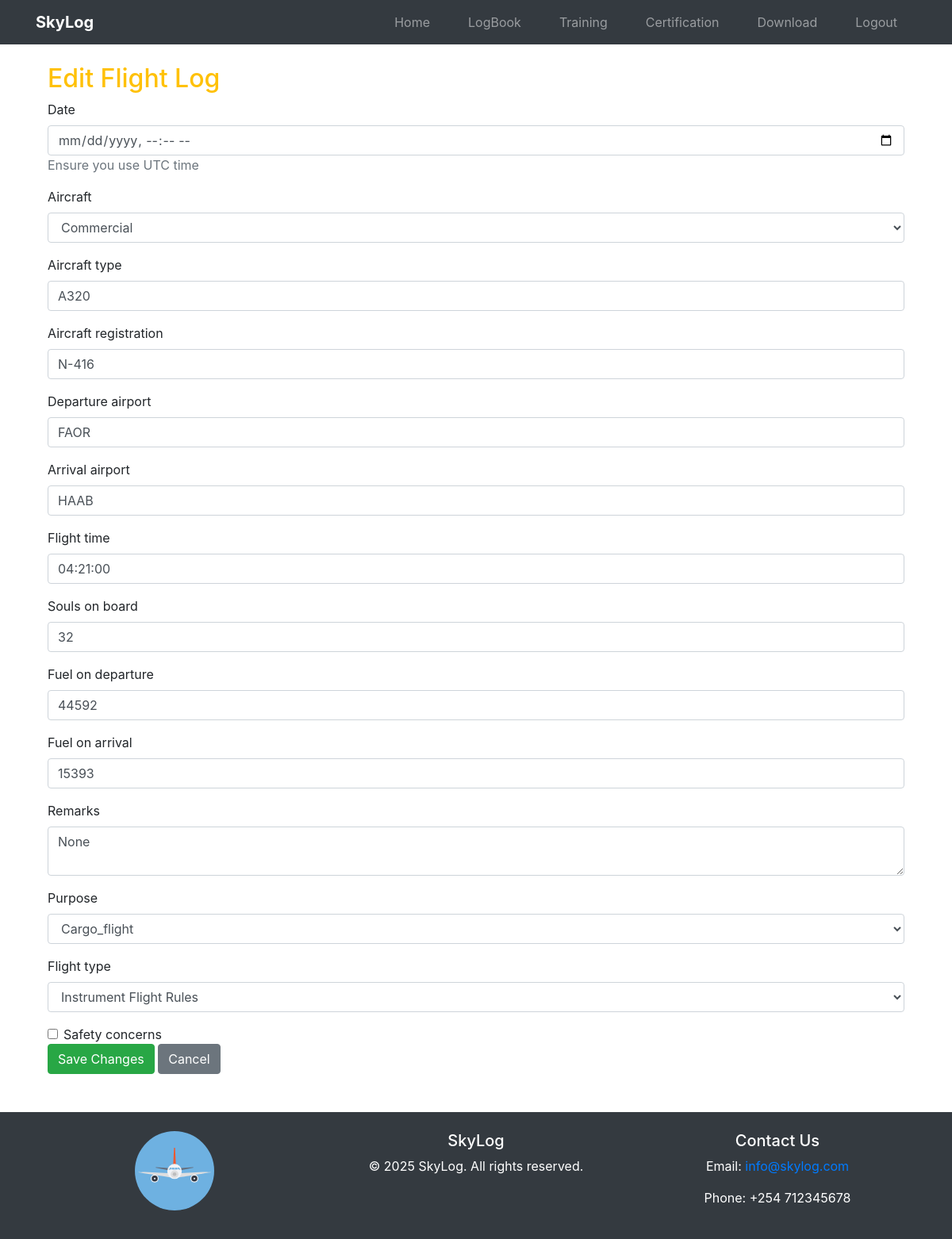
Page /logbook/logs/23/edit/ (signed in) on the committed database.
### logs/models.py (models this page shows, shortened)
class Log(models.Model):
    user = models.ForeignKey(User, on_delete=models.CASCADE)
    date = models.DateTimeField(default=now)
    AIRCRAFT=[("General Aviation","General Aviation"),("Commercial","Commercial"),("Military","Military")]
    aircraft = models.CharField(max_length=100,choices=AIRCRAFT)
    aircraft_type = models.CharField(max_length=100)
    aircraft_registration = models.CharField(max_length=100,validators=[is_aircraft_reg_num_valid])
    departure_airport = models.CharField(max_length=4, validators=[icao_validator])
    arrival_airport = models.CharField(max_length=4, validators=[icao_validator])
    flight_time = models.DurationField()  # timedelta for hours & minutes
    souls_on_board = models.PositiveIntegerField(default=0)
    fuel_on_departure = models.PositiveIntegerField(default=0)
    fuel_on_arrival = models.PositiveIntegerField(default=0)
    remarks = models.TextField(blank=True, null=True)
    PURPOSE=[("Training","Training"),
             ("Recreational","Recreational"),
             ("Cargo_flight","Cargo_flight"),
             ("Passenger_flight","Passenger_flight")
             ]
    purpose = models.CharField(max_length=20,choices=PURPOSE)
    FLIGHT_TYPES = [("VFR", "Visual Flight Rules"), ("IFR", "Instrument Flight Rules")]
    flight_type = models.CharField(max_length=3, choices=FLIGHT_TYPES)
    flight_number = models.CharField(max_length=20, unique=True, default=uuid.uuid4)
    safety_concerns = models.BooleanField(default=False)

### logs/views.py (the view)
# urls.py: path('logs/<int:log_id>/edit/', views.edit_log, name='edit_log'),
@login_required
def edit_log(request, log_id):
    log = get_object_or_404(Log, id=log_id, user=request.user)
    if request.method == "POST":
        log_form = LogForm(request.POST, instance=log)
        if log_form.is_valid():
            log_form.save()
            return redirect('logs:logs_list')
        else:
            print(log_form.errors)
    else:
        log_form = LogForm(instance=log)
    return render(request, 'logs/edit_log.html', {'log_form': log_form, 'log': log})

### logs/forms.py (shortened to what this page needs)
class LogForm(forms.ModelForm):
    class Meta:
        model = Log
        fields = ['date', 'aircraft', 'aircraft_type', 'aircraft_registration',
                  'departure_airport', 'arrival_airport', 'flight_time',
                    'souls_on_board', 'fuel_on_departure', 'fuel_on_arrival',
                  'remarks', 'purpose', 'flight_type', 'safety_concerns']

### logs/templates/logs/edit_log.html (shortened to what this page needs)
{% extends "others/base.html" %}
{% block content %}
<div class="container mt-4">
    <h2 class="text-warning">Edit Flight Log</h2>
    <form method="POST">
        <div class="form-group">
            <label for="{{ log_form.date.id_for_label }}">{{ log_form.date.label }}</label>
            <input type="datetime-local" class="form-control" id="{{ log_form.date.id_for_label }}"
                   name="{{ log_form.date.name }}" value="{{ log_form.date.value|default:'' }}" required>
            <div class="text-muted">Ensure you use UTC time</div>
        </div>
        <div class="form-group">
            <label for="{{ log_form.aircraft.id_for_label }}">{{ log_form.aircraft.label }}</label>
            <select class="form-control" id="{{ log_form.aircraft.id_for_label }}" name="{{ log_form.aircraft.name }}">
                {% for choice in log_form.aircraft.field.choices %}
                <option value="{{ choice.0 }}" {% if choice.0 == log_form.aircraft.value %}selected{% endif %}>{{ choice.1 }}</option>
                {% endfor %}
            </select>
        </div>
        <div class="form-group">
            <label for="{{ log_form.aircraft_type.id_for_label }}">{{ log_form.aircraft_type.label }}</label>
            <input type="text" class="form-control" id="{{ log_form.aircraft_type.id_for_label }}" name="{{ log_form.aircraft_type.name }}"
                   value="{{ log_form.aircraft_type.value|default:'' }}">
        </div>
        <div class="form-group">
            <label for="{{ log_form.aircraft_registration.id_for_label }}">{{ log_form.aircraft_registration.label }}</label>
            <input type="text" class="form-control" id="{{ log_form.aircraft_registration.id_for_label }}"
                   name="{{ log_form.aircraft_registration.name }}" value="{{ log_form.aircraft_registration.value|default:'' }}" required>
        </div>
        <div class="form-group">
            <label for="{{ log_form.departure_airport.id_for_label }}">{{ log_form.departure_airport.label }}</label>
            <input type="text" class="form-control" id="{{ log_form.departure_airport.id_for_label }}"
                   name="{{ log_form.departure_airport.name }}" value="{{ log_form.departure_airport.value|default:'' }}" placeholder="Enter ICAO code">
        </div>
        <div class="form-group">
            <label for="{{ log_form.arrival_airport.id_for_label }}">{{ log_form.arrival_airport.label }}</label>
            <input type="text" class="form-control" id="{{ log_form.arrival_airport.id_for_label }}"
                   name="{{ log_form.arrival_airport.name }}" value="{{ log_form.arrival_airport.value|default:'' }}" placeholder="Enter ICAO code">
        </div>
        <div class="form-group">
            <label for="{{ log_form.flight_time.id_for_label }}">{{ log_form.flight_time.label }}</label>
            <input type="text" class="form-control" id="{{ log_form.flight_time.id_for_label }}"
                   name="{{ log_form.flight_time.name }}" value="{{ log_form.flight_time.value|default:'' }}"
                   placeholder="HH:MM:SS" pattern="^([0-9]{2}):([0-9]{2}):([0-9]{2})$" title="Enter time in HH:MM:SS format">
        </div>
        <div class="form-group">
            <label for="{{ log_form.souls_on_board.id_for_label }}">{{ log_form.souls_on_board.label }}</label>
            <input type="number" class="form-control" id="{{ log_form.souls_on_board.id_for_label }}"
                   name="{{ log_form.souls_on_board.name }}" value="{{ log_form.souls_on_board.value|default:'' }}">
        </div>
        <div class="form-group">
            <label for="{{ log_form.fuel_on_departure.id_for_label }}">{{ log_form.fuel_on_departure.label }}</label>
            <input type="number" class="form-control" id="{{ log_form.fuel_on_departure.id_for_label }}"
                   name="{{ log_form.fuel_on_departure.name }}" value="{{ log_form.fuel_on_departure.value|default:'' }}">
        </div>
        <div class="form-group">
            <label for="{{ log_form.fuel_on_arrival.id_for_label }}">{{ log_form.fuel_on_arrival.label }}</label>
            <input type="number" class="form-control" id="{{ log_form.fuel_on_arrival.id_for_label }}"
                   name="{{ log_form.fuel_on_arrival.name }}" value="{{ log_form.fuel_on_arrival.value|default:'' }}">
        </div>
        <div class="form-group">
            <label for="{{ log_form.remarks.id_for_label }}">{{ log_form.remarks.label }}</label>
            <textarea class="form-control" id="{{ log_form.remarks.id_for_label }}" name="{{ log_form.remarks.name }}">{{ log_form.remarks.value|default:'' }}</textarea>
        </div>
        <div class="form-group">
            <label for="{{log_form.purpose.id_for_label}}">{{log_form.purpose.label}}</label>
            <select class="form-control" id="{{log_form.purpose.id_for_label}}" name="{{log_form.purpose.name}}">
                {% for choice in log_form.purpose.field.choices %}
                <option value="{{choice.0}}" {% if choice.0 == log_form.purpose.value %}selected{% endif %}>{{choice.1}}</option>
                {% endfor %}
            </select>
        </div>
        <div class="form-group">
            <label for="{{ log_form.flight_type.id_for_label }}">{{ log_form.flight_type.label }}</label>
            <select class="form-control" id="{{ log_form.flight_type.id_for_label }}" name="{{ log_form.flight_type.name }}">
                {% for choice in log_form.flight_type.field.choices %}
                <option value="{{ choice.0 }}" {% if choice.0 == log_form.flight_type.value %}selected{% endif %}>{{ choice.1 }}</option>
                {% endfor %}
            </select>
        </div>
        <div class="form-check">
            <input type="checkbox" class="form-check-input" id="{{ log_form.safety_concerns.id_for_label }}" name="{{ log_form.safety_concerns.name }}" {% if log_form.safety_concerns.value %}checked{% endif %}>
            <label class="form-check-label" for="{{ log_form.safety_concerns.id_for_label }}">{{ log_form.safety_concerns.label }}</label>
        </div>
        <button type="submit" class="btn btn-success">Save Changes</button>
        <a href="{% url 'logs:logs_list' %}" class="btn btn-secondary">Cancel</a>
    </form>
</div>
{% endblock %}

### rows in the picture
Log: aircraft "Commercial", aircraft_type "A320", aircraft_registration "N-416", departure_airport "FAOR", arrival_airport "HAAB", remarks "None", purpose "Cargo_flight", flight_type "Instrument Flight Rules"

### other values in the picture
{{ log_form.date.label }} "Date"
{{ log_form.aircraft.label }} "Aircraft"
{{ log_form.aircraft_type.label }} "Aircraft type"
{{ log_form.aircraft_registration.label }} "Aircraft registration"
{{ log_form.departure_airport.label }} "Departure airport"
{{ log_form.arrival_airport.label }} "Arrival airport"
{{ log_form.flight_time.label }} "Flight time"
{{ log_form.souls_on_board.label }} "Souls on board"
{{ log_form.fuel_on_departure.label }} "Fuel on departure"
{{ log_form.fuel_on_arrival.label }} "Fuel on arrival"
{{ log_form.remarks.label }} "Remarks"
{{ log_form.purpose.label }} "Purpose"
{{ log_form.flight_type.label }} "Flight type"
{{ log_form.safety_concerns.label }} "Safety concerns"
